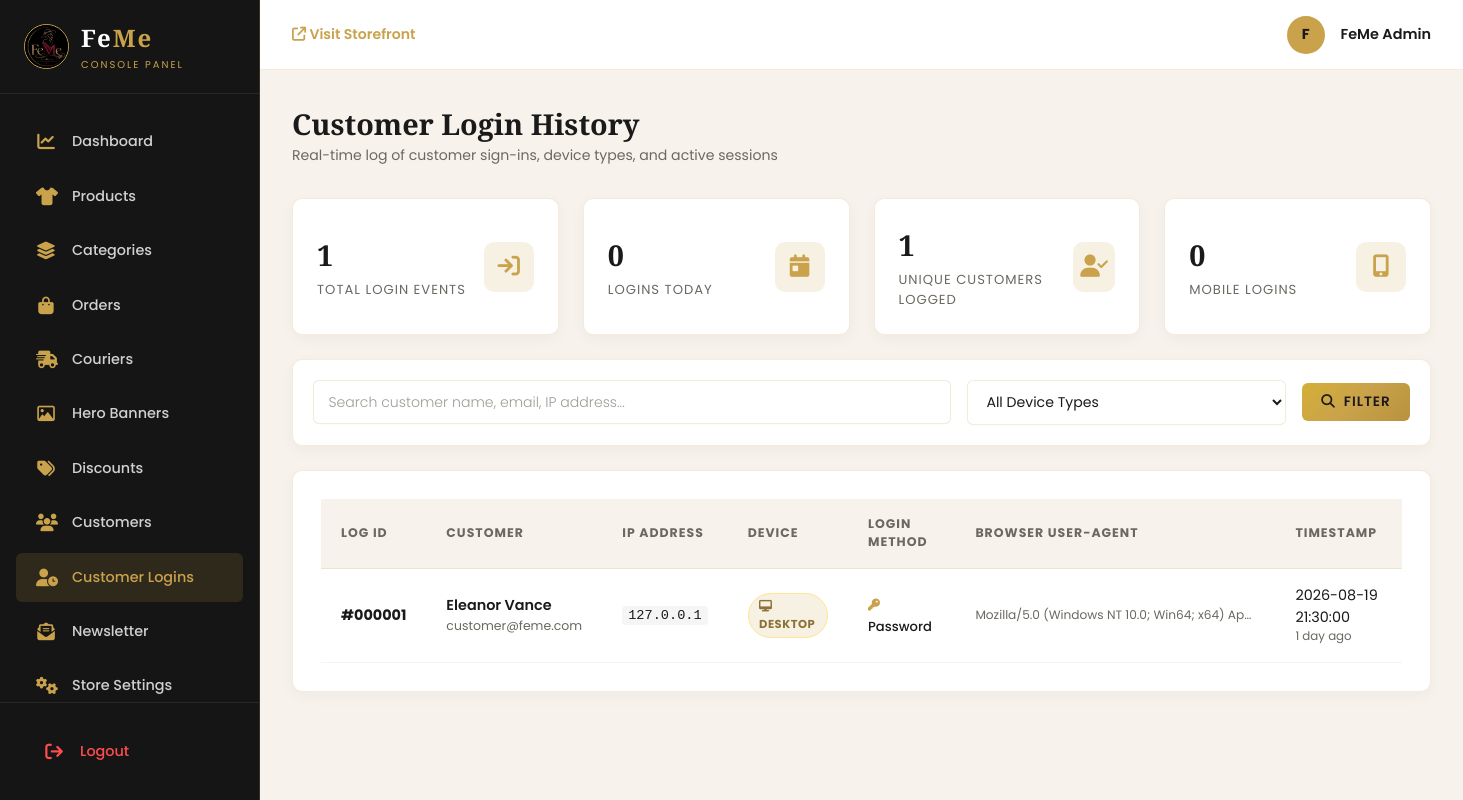
The page /admin/customer_logins.php (signed in) on the database its author committed.
### tables this page shows
CREATE TABLE IF NOT EXISTS `customer_logins` (
  `id` INT AUTO_INCREMENT PRIMARY KEY,
  `user_id` INT NOT NULL,
  `ip_address` VARCHAR(45) NOT NULL,
  `user_agent` TEXT DEFAULT NULL,
  `device_type` VARCHAR(50) DEFAULT 'Desktop',
  `login_method` VARCHAR(50) DEFAULT 'password',
  `created_at` TIMESTAMP DEFAULT CURRENT_TIMESTAMP,
  CONSTRAINT `fk_customer_logins_user` FOREIGN KEY (`user_id`) REFERENCES `users` (`id`) ON DELETE CASCADE ON UPDATE CASCADE,
  INDEX `idx_customer_logins_user_id` (`user_id`),
  INDEX `idx_customer_logins_created_at` (`created_at`)
);

CREATE TABLE IF NOT EXISTS `users` (
  `id` INT AUTO_INCREMENT PRIMARY KEY,
  `name` VARCHAR(255) NOT NULL,
  `email` VARCHAR(255) NOT NULL UNIQUE,
  `password_hash` VARCHAR(255) NOT NULL,
  `phone` VARCHAR(50) DEFAULT NULL,
  `address` TEXT DEFAULT NULL,
  `role` ENUM('customer', 'admin') NOT NULL DEFAULT 'customer',
  `remember_token` VARCHAR(255) DEFAULT NULL,
  `last_login_at` DATETIME DEFAULT NULL,
  `last_login_ip` VARCHAR(45) DEFAULT NULL,
  `login_count` INT NOT NULL DEFAULT 0,
  `created_at` TIMESTAMP DEFAULT CURRENT_TIMESTAMP,
  INDEX `idx_remember_token` (`remember_token`),
  INDEX `idx_last_login` (`last_login_at`)
);

### includes/functions.php (called while the page is built, shortened)
<?php
function sanitize($data) {
    return htmlspecialchars(trim((string)$data), ENT_QUOTES, 'UTF-8');
}
function time_elapsed_string($datetime, $full = false) {
    $now = new DateTime();
    $ago = new DateTime($datetime);
    $diff = $now->diff($ago);
    $weeks = (int)floor($diff->d / 7);
    $days = (int)($diff->d - ($weeks * 7));
    $units = [
        'year'  => $diff->y,
        'month' => $diff->m,
        'week'  => $weeks,
        'day'   => $days,
        'hour'  => $diff->h,
        'min'   => $diff->i,
        'sec'   => $diff->s,
    ];
    $string = [];
    foreach ($units as $unit => $count) {
        if ($count > 0) {
            $string[] = $count . ' ' . $unit . ($count > 1 ? 's' : '');
        }
    }
    if (!$full) {
        $string = array_slice($string, 0, 1);
    }
    return !empty($string) ? implode(', ', $string) . ' ago' : 'just now';
}

### admin/customer_logins.php (the view, shortened to what this page needs)
<?php
require_once __DIR__ . '/includes/admin_header.php';
$searchQuery = isset($_GET['q']) ? trim($_GET['q']) : '';
try {
    $totalLogins = (int)$pdo->query("SELECT COUNT(*) FROM customer_logins")->fetchColumn();
    $todayLogins = (int)$pdo->query("SELECT COUNT(*) FROM customer_logins WHERE DATE(created_at) = CURDATE()")->fetchColumn();
    $uniqueUsersLogged = (int)$pdo->query("SELECT COUNT(DISTINCT user_id) FROM customer_logins")->fetchColumn();
    $mobileLogins = (int)$pdo->query("SELECT COUNT(*) FROM customer_logins WHERE device_type = 'Mobile'")->fetchColumn();
} catch (PDOException $e) {
    $totalLogins = 0;
    $todayLogins = 0;
    $uniqueUsersLogged = 0;
    $mobileLogins = 0;
}
try {
    $sql = "
        SELECT cl.*, u.name AS user_name, u.email AS user_email, u.phone AS user_phone
        FROM customer_logins cl
        LEFT JOIN users u ON cl.user_id = u.id
        WHERE 1=1
    ";
    $params = [];
    $sql .= " ORDER BY cl.id DESC LIMIT 100";
    $stmt = $pdo->prepare($sql);
    $stmt->execute($params);
    $logins = $stmt->fetchAll();
} catch (PDOException $e) {
    $logins = [];
}
?>
<div class="page-header-flex">
    <div>
        <h1 class="page-title">Customer Login History</h1>
        <p style="font-size: 0.88rem; color: var(--admin-text-muted);">Real-time log of customer sign-ins, device types, and active sessions</p>
    </div>
</div>
<div class="stats-grid" style="margin-bottom: 1.5rem;">
    <div class="stat-card">
        <div class="stat-info">
            <div class="stat-value"><?= number_format($totalLogins) ?></div>
            <div class="stat-label">Total Login Events</div>
        </div>
        <div class="stat-icon"><i class="fa-solid fa-arrow-right-to-bracket"></i></div>
    </div>
    <div class="stat-card">
        <div class="stat-info">
            <div class="stat-value"><?= number_format($todayLogins) ?></div>
            <div class="stat-label">Logins Today</div>
        </div>
        <div class="stat-icon"><i class="fa-solid fa-calendar-day"></i></div>
    </div>
    <div class="stat-card">
        <div class="stat-info">
            <div class="stat-value"><?= number_format($uniqueUsersLogged) ?></div>
            <div class="stat-label">Unique Customers Logged</div>
        </div>
        <div class="stat-icon"><i class="fa-solid fa-user-check"></i></div>
    </div>
    <div class="stat-card">
        <div class="stat-info">
            <div class="stat-value"><?= number_format($mobileLogins) ?></div>
            <div class="stat-label">Mobile Logins</div>
        </div>
        <div class="stat-icon"><i class="fa-solid fa-mobile-screen-button"></i></div>
    </div>
</div>
<div class="admin-card" style="padding: 1.25rem; margin-bottom: 1.5rem;">
    <form method="GET" action="customer_logins.php" style="display: flex; gap: 1rem; flex-wrap: wrap; align-items: center;">
        <div style="flex: 2; min-width: 240px;">
            <input type="text" name="q" value="<?= sanitize($searchQuery) ?>" class="form-control" placeholder="Search customer name, email, IP address...">
        </div>
        <div style="flex: 1; min-width: 160px;">
            <select name="device" class="form-control">
                <option value="">All Device Types</option>
            </select>
        </div>
        <div>
            <button type="submit" class="btn-gold-admin" style="padding: 0.55rem 1.2rem;">
                <i class="fa-solid fa-magnifying-glass"></i> Filter
            </button>
        </div>
    </form>
</div>
<div class="admin-card">
    <div class="admin-table-wrapper">
        <table class="admin-table">
            <thead>
                <tr>
                    <th>Log ID</th>
                    <th>Customer</th>
                    <th>IP Address</th>
                    <th>Device</th>
                    <th>Login Method</th>
                    <th>Browser User-Agent</th>
                    <th>Timestamp</th>
                </tr>
            </thead>
            <tbody>
                <?php if (!empty($logins)): ?>
                    <?php foreach ($logins as $l): ?>
                        <tr>
                            <td><strong>#<?= sprintf('%06d', $l['id']) ?></strong></td>
                            <td>
                                <?php if (!empty($l['user_name'])): ?>
                                    <a href="customers.php?view=<?= (int)$l['user_id'] ?>" style="color: var(--admin-text-dark); font-weight: 600; text-decoration: none;">
                                        <?= sanitize($l['user_name']) ?>
                                    </a>
                                    <div style="font-size: 0.78rem; color: var(--admin-text-muted);"><?= sanitize($l['user_email'] ?? '') ?></div>
                                <?php else: ?>
                                    <span style="color: var(--admin-text-muted); font-style: italic;">Deleted User (#<?= (int)$l['user_id'] ?>)</span>
                                <?php endif; ?>
                            </td>
                            <td>
                                <code style="font-size: 0.85rem; background: rgba(0,0,0,0.04); padding: 2px 6px; border-radius: 4px;">
                                    <?= sanitize($l['ip_address']) ?>
                                </code>
                            </td>
                            <td>
                                <?php if ($l['device_type'] === 'Mobile'): ?>
                                    <span class="badge-status badge-confirmed" style="background: rgba(46, 125, 50, 0.1); color: #2e7d32;">
                                        <i class="fa-solid fa-mobile-screen"></i> Mobile
                                    </span>
                                <?php elseif ($l['device_type'] === 'Tablet'): ?>
                                    <span class="badge-status badge-shipped" style="background: rgba(2, 136, 209, 0.1); color: #0288d1;">
                                        <i class="fa-solid fa-tablet-screen-button"></i> Tablet
                                    </span>
                                <?php else: ?>
                                    <span class="badge-status badge-pending" style="background: rgba(201, 162, 75, 0.15); color: #8C7335;">
                                        <i class="fa-solid fa-desktop"></i> Desktop
                                    </span>
                                <?php endif; ?>
                            </td>
                            <td>
                                <?php if ($l['login_method'] === 'password'): ?>
                                    <span style="font-size: 0.82rem; font-weight: 500; color: #1a1a1a;">
                                        <i class="fa-solid fa-key" style="color: var(--admin-gold); font-size: 0.75rem;"></i> Password
                                    </span>
                                <?php elseif ($l['login_method'] === 'registration'): ?>
                                    <span style="font-size: 0.82rem; font-weight: 500; color: #2e7d32;">
                                        <i class="fa-solid fa-user-plus" style="font-size: 0.75rem;"></i> Registration
                                    </span>
                                <?php else: ?>
                                    <span style="font-size: 0.82rem; font-weight: 500; color: #0288d1;">
                                        <i class="fa-solid fa-cookie-bite" style="font-size: 0.75rem;"></i> Remember Token
                                    </span>
                                <?php endif; ?>
                            </td>
                            <td>
                                <div style="max-width: 280px; overflow: hidden; text-overflow: ellipsis; white-space: nowrap; font-size: 0.76rem; color: var(--admin-text-muted);" title="<?= sanitize($l['user_agent']) ?>">
                                    <?= sanitize($l['user_agent']) ?>
                                </div>
                            </td>
                            <td>
                                <div><?= date('Y-m-d H:i:s', strtotime($l['created_at'])) ?></div>
                                <div style="font-size: 0.74rem; color: var(--admin-text-muted);">
                                    <?= time_elapsed_string($l['created_at']) ?>
                                </div>
                            </td>
                        </tr>
                    <?php endforeach; ?>
                <?php endif; ?>
            </tbody>
        </table>
    </div>
</div>
<?php
require_once __DIR__ . '/includes/admin_footer.php';
?>

### admin/assets/admin.css (style rules this page uses)
:root { --admin-bg-sidebar: #151515; --admin-bg-content: #F7F3EC; --admin-bg-card: #FFFFFF; --admin-text-dark: #1A1A1A; --admin-text-muted: #6B6862; --admin-gold: #C9A24B; --admin-gold-hover: #B8923D; --admin-border: rgba(201, 162, 75, 0.2); --font-serif: 'Playfair Display', Georgia, serif; --font-sans: 'Poppins', -apple-system, BlinkMacSystemFont, sans-serif; --radius-sm: 6px; --radius-md: 10px; }
*, *::before, *::after { box-sizing: border-box; margin: 0; padding: 0; }
body { font-family: var(--font-sans); background-color: var(--admin-bg-content); color: var(--admin-text-dark); line-height: 1.5; overflow-x: hidden; }
.page-header-flex { display: flex; align-items: center; justify-content: space-between; margin-bottom: 2rem; flex-wrap: wrap; gap: 1rem; }
.page-title { font-family: var(--font-serif); font-size: 1.8rem; font-weight: 700; color: var(--admin-text-dark); }
.stats-grid { display: grid; grid-template-columns: repeat(auto-fit, minmax(220px, 1fr)); gap: 1.5rem; margin-bottom: 2.5rem; }
.stat-card { background: var(--admin-bg-card); border-radius: var(--radius-md); padding: 1.5rem; border: 1px solid var(--admin-border); box-shadow: 0 4px 15px rgba(0,0,0,0.04); display: flex; align-items: center; justify-content: space-between; }
.stat-info .stat-value { font-family: var(--font-serif); font-size: 1.8rem; font-weight: 700; color: var(--admin-text-dark); }
.stat-info .stat-label { font-size: 0.82rem; color: var(--admin-text-muted); text-transform: uppercase; letter-spacing: 1px; margin-top: 4px; }
.stat-icon { width: 50px; height: 50px; border-radius: var(--radius-md); background: rgba(201, 162, 75, 0.15); color: var(--admin-gold); display: flex; align-items: center; justify-content: center; font-size: 1.4rem; }
.admin-card { background: var(--admin-bg-card); border-radius: var(--radius-md); padding: 1.75rem; border: 1px solid var(--admin-border); box-shadow: 0 4px 15px rgba(0,0,0,0.04); margin-bottom: 2rem; }
.admin-table-wrapper { overflow-x: auto; }
.admin-table { width: 100%; border-collapse: collapse; text-align: left; font-size: 0.9rem; }
.admin-table th, .admin-table td { padding: 1rem 1.25rem; vertical-align: middle; }
.admin-table th { background: var(--admin-bg-content); font-size: 0.78rem; text-transform: uppercase; letter-spacing: 1px; color: var(--admin-text-muted); border-bottom: 1px solid var(--admin-border); }
.admin-table tr { border-bottom: 1px solid rgba(201, 162, 75, 0.12); }
.badge-status { display: inline-block; padding: 0.25rem 0.65rem; border-radius: 50px; font-size: 0.72rem; font-weight: 700; text-transform: uppercase; letter-spacing: 0.5px; }
.badge-pending { background: #fffbe6; color: #d48806; border: 1px solid #ffe58f; }
.btn-gold-admin { display: inline-flex; align-items: center; gap: 0.5rem; padding: 0.75rem 1.5rem; background: linear-gradient(135deg, #D4AF37 0%, #C9A24B 50%, #B8923D 100%); color: #1A1A1A; border: none; border-radius: var(--radius-sm); font-family: var(--font-sans); font-size: 0.85rem; font-weight: 600; letter-spacing: 1px; text-transform: uppercase; cursor: pointer; text-decoration: none; transition: all 0.3s ease; }
.form-control { width: 100%; padding: 0.65rem 0.9rem; font-family: var(--font-sans); font-size: 0.88rem; color: var(--admin-text-dark); background-color: #FFF; border: 1px solid var(--admin-border); border-radius: var(--radius-sm); outline: none; transition: all 0.2s ease; box-shadow: 0 1px 3px rgba(0, 0, 0, 0.02); }
.form-control::placeholder { color: #a09c95; font-weight: 300; }

### rows shown on the page
customer_logins: id "000001", user.name "Eleanor Vance", user.email "customer@feme.com", ip_address "127.0.0.1", device_type "Desktop" (drawn), login_method "password" (drawn), user_agent "Mozilla/5.0 (Windows NT 10.0; Win64; x64) Ap…", created_at "2026-08-19 21:30:00", created_at "1 day ago"

### other values the page prints
substr($adminName, 0, 1) "F"
$adminName "FeMe Admin"
$totalLogins "1"
$todayLogins "0"
$uniqueUsersLogged "1"
$mobileLogins "0"
